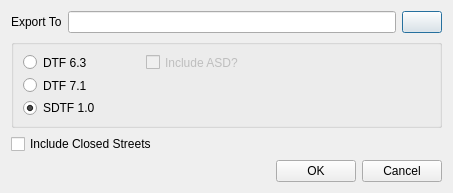
<?xml version="1.0" encoding="UTF-8"?>
<ui version="4.0">
 <class>exportLsgDialog</class>
 <widget class="QDialog" name="exportLsgDialog">
  <property name="geometry">
   <rect>
    <x>0</x>
    <y>0</y>
    <width>453</width>
    <height>193</height>
   </rect>
  </property>
  <property name="minimumSize">
   <size>
    <width>0</width>
    <height>193</height>
   </size>
  </property>
  <property name="maximumSize">
   <size>
    <width>16777215</width>
    <height>193</height>
   </size>
  </property>
  <property name="windowTitle">
   <string>Export LSG</string>
  </property>
  <layout class="QGridLayout" name="gridLayout_3">
   <item row="0" column="0" colspan="2">
    <layout class="QHBoxLayout" name="horizontalLayout_2">
     <item>
      <widget class="QLabel" name="fileLabel">
       <property name="text">
        <string>Export To</string>
       </property>
      </widget>
     </item>
     <item>
      <layout class="QHBoxLayout" name="horizontalLayout">
       <item>
        <widget class="QLineEdit" name="fileLineEdit"/>
       </item>
       <item>
        <widget class="QPushButton" name="openPushButton">
         <property name="text">
          <string/>
         </property>
        </widget>
       </item>
      </layout>
     </item>
    </layout>
   </item>
   <item row="1" column="0" colspan="2">
    <widget class="QGroupBox" name="groupBox">
     <property name="title">
      <string/>
     </property>
     <layout class="QGridLayout" name="gridLayout_2">
      <item row="0" column="0">
       <layout class="QGridLayout" name="gridLayout">
        <item row="0" column="0">
         <widget class="QRadioButton" name="dtf63RadioButton">
          <property name="text">
           <string>DTF 6.3</string>
          </property>
         </widget>
        </item>
        <item row="1" column="0">
         <widget class="QRadioButton" name="dtf71RadioButton">
          <property name="text">
           <string>DTF 7.1</string>
          </property>
         </widget>
        </item>
        <item row="2" column="0">
         <widget class="QRadioButton" name="sdtfRadioButton">
          <property name="text">
           <string>SDTF 1.0</string>
          </property>
          <property name="checked">
           <bool>true</bool>
          </property>
         </widget>
        </item>
        <item row="0" column="3">
         <spacer name="horizontalSpacer_2">
          <property name="orientation">
           <enum>Qt::Horizontal</enum>
          </property>
          <property name="sizeType">
           <enum>QSizePolicy::MinimumExpanding</enum>
          </property>
          <property name="sizeHint" stdset="0">
           <size>
            <width>150</width>
            <height>20</height>
           </size>
          </property>
         </spacer>
        </item>
        <item row="0" column="2">
         <widget class="QCheckBox" name="asdCheckBox">
          <property name="enabled">
           <bool>false</bool>
          </property>
          <property name="text">
           <string>Include ASD?</string>
          </property>
         </widget>
        </item>
        <item row="0" column="1">
         <spacer name="horizontalSpacer_3">
          <property name="orientation">
           <enum>Qt::Horizontal</enum>
          </property>
          <property name="sizeType">
           <enum>QSizePolicy::Fixed</enum>
          </property>
          <property name="sizeHint" stdset="0">
           <size>
            <width>40</width>
            <height>20</height>
           </size>
          </property>
         </spacer>
        </item>
       </layout>
      </item>
     </layout>
    </widget>
   </item>
   <item row="2" column="0">
    <widget class="QCheckBox" name="closedStreetsCheckBox">
     <property name="text">
      <string>Include Closed Streets</string>
     </property>
    </widget>
   </item>
   <item row="3" column="1">
    <layout class="QHBoxLayout" name="horizontalLayout_3">
     <item>
      <spacer name="horizontalSpacer">
       <property name="orientation">
        <enum>Qt::Horizontal</enum>
       </property>
       <property name="sizeHint" stdset="0">
        <size>
         <width>40</width>
         <height>20</height>
        </size>
       </property>
      </spacer>
     </item>
     <item>
      <widget class="QPushButton" name="okPushButton">
       <property name="maximumSize">
        <size>
         <width>94</width>
         <height>16777215</height>
        </size>
       </property>
       <property name="text">
        <string>OK</string>
       </property>
      </widget>
     </item>
     <item>
      <widget class="QPushButton" name="cancelPushButton">
       <property name="maximumSize">
        <size>
         <width>94</width>
         <height>16777215</height>
        </size>
       </property>
       <property name="text">
        <string>Cancel</string>
       </property>
      </widget>
     </item>
    </layout>
   </item>
  </layout>
 </widget>
 <resources/>
 <connections/>
</ui>
